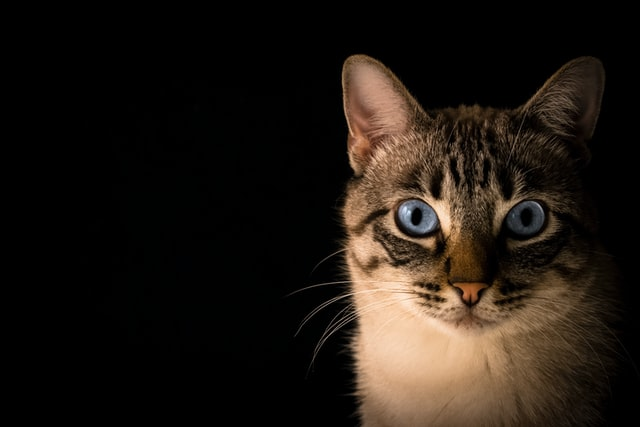
#> input picture learning/cat.jpg, 640 x 427 px
$ python iterate.py --image cat.jpg   (older library calls are emulated)
#> lines starting #> are read from the running program, lines starting #| are printed output that depends on the picture; after the words box and inside, x2 and y2 are one past the last pixel; in counts of white or black regions, pixels touching at a corner belong together
import argparse
import cv2

# Parse arguments
ap = argparse.ArgumentParser()
ap.add_argument("-i", "--image", required=True, help="path to input image")
ap.add_argument("-c", "--connectivity", type=int, default=4, help="connectivity for connected component analysis")
args = vars(ap.parse_args())

# Load image and preprocess
image = cv2.imread(args["image"])
#> image is the input picture: shape (427, 640, 3); mean B, G, R 18.9, 25.4, 32.6
gray = cv2.cvtColor(image, cv2.COLOR_BGR2GRAY)
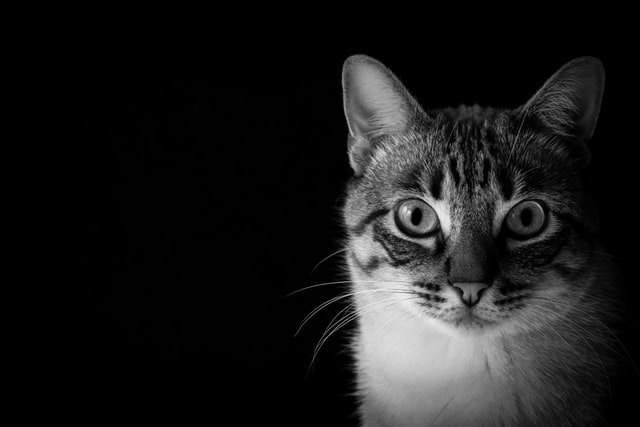
#> gray: shape (427, 640); min 0, max 239, mean 26.8
cv2.imshow("Gray Scale", gray)

thresh = cv2.threshold(gray, 0, 255, cv2.THRESH_BINARY_INV | cv2.THRESH_OTSU)[1]
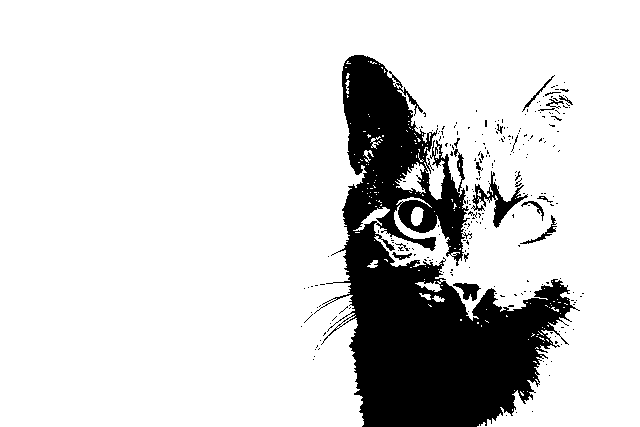
#> thresh: shape (427, 640); 84.1% white; 238 black regions (218 under 20 px), largest, box (x1, y1, x2, y2) and area: (314, 55, 580, 427) 41033, (471, 171, 528, 228) 805, (453, 283, 481, 301) 263
cv2.imshow("Thresholded", thresh)

# Connected components
numLabels, labels, stats, centroids = cv2.connectedComponentsWithStats(
    thresh, args["connectivity"], cv2.CV_32S)
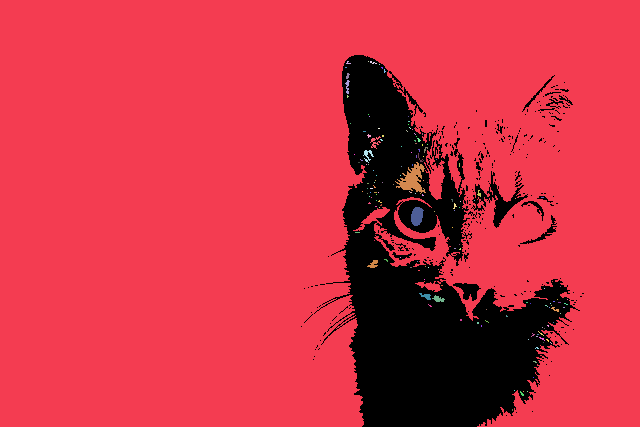
#> labels: shape (427, 640) int32; 158 distinct labels, from 0 to 157; one colour per label, 0 black
#> numLabels = 158; stats = 158 rows, first 6: [301, 55, 283, 372, 43533], [0, 0, 640, 427, 228410], [346, 61, 5, 3, 8], [368, 61, 1, 1, 1], [370, 61, 7, 3, 10], [379, 64, 1, 1, 1]; centroids = 158 pairs, first value 298.3 to 567, second value 61 to 409.5

# Loop over each component
for i in range(1, numLabels):  # skip background (label 0)
    print(f"[INFO] Examining component {i}/{numLabels - 1}")

    x = stats[i, cv2.CC_STAT_LEFT]
    y = stats[i, cv2.CC_STAT_TOP]
    w = stats[i, cv2.CC_STAT_WIDTH]
    h = stats[i, cv2.CC_STAT_HEIGHT]
    area = stats[i, cv2.CC_STAT_AREA]
    cX, cY = centroids[i]

    print(f" - Bounding Box: x={x}, y={y}, w={w}, h={h}")
    print(f" - Area: {area}")
    print(f" - Centroid: ({cX:.2f}, {cY:.2f})")

    # Draw and show
    output = image.copy()
    cv2.rectangle(output, (x, y), (x + w, y + h), (0, 255, 0), 2)
    cv2.circle(output, (int(cX), int(cY)), 4, (0, 0, 255), -1)

    mask = (labels == i).astype("uint8") * 255

    cv2.imshow("Component", output)
    cv2.imshow("Component Mask", mask)

    # Wait for key to move to next
    key = cv2.waitKey(0)
    if key == ord("q"):
        break
#> this loop made 1 pass; (key q is pressed on pass 1)
#> (x, y, w, h, area, cX, cY) on pass 1: (0, 0, 640, 427, 228410, 298.3, 200.5)
#| [INFO] Examining component 1/157
#|  - Bounding Box: x=0, y=0, w=640, h=427
#|  - Area: 228410
#|  - Centroid: (298.28, 200.50)
#> pass 1, `mask = (labels == i).astype("uint8") * 255`:
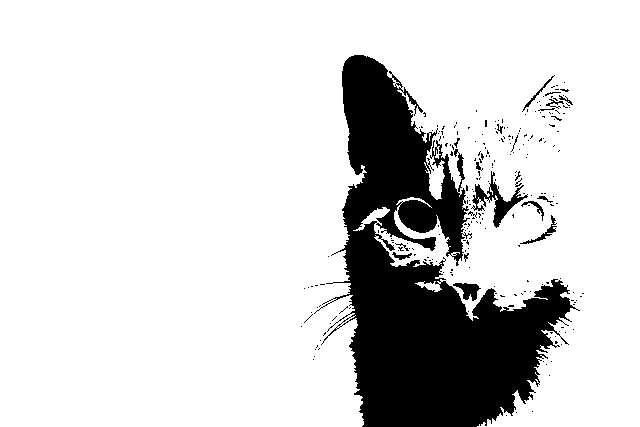
#> mask: shape (427, 640); 83.6% white; 236 black regions (216 under 20 px), largest, box (x1, y1, x2, y2) and area: (314, 55, 580, 427) 42353, (471, 171, 528, 228) 822, (453, 283, 481, 301) 263
#> pass 1, `cv2.imshow("Component", output)`:
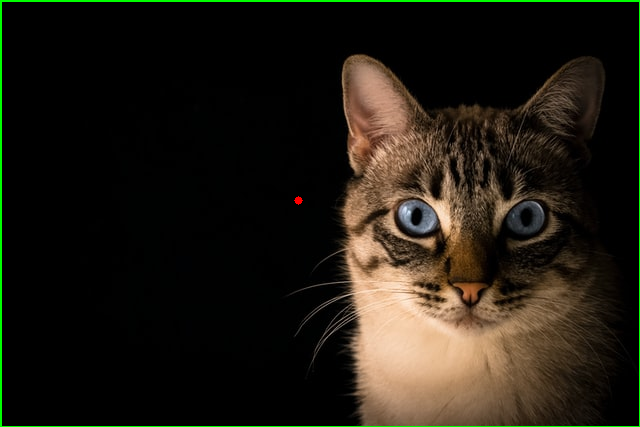
#> window 'Component': shape (427, 640, 3); mean B, G, R 18.8, 28.3, 32.6

cv2.destroyAllWindows()
